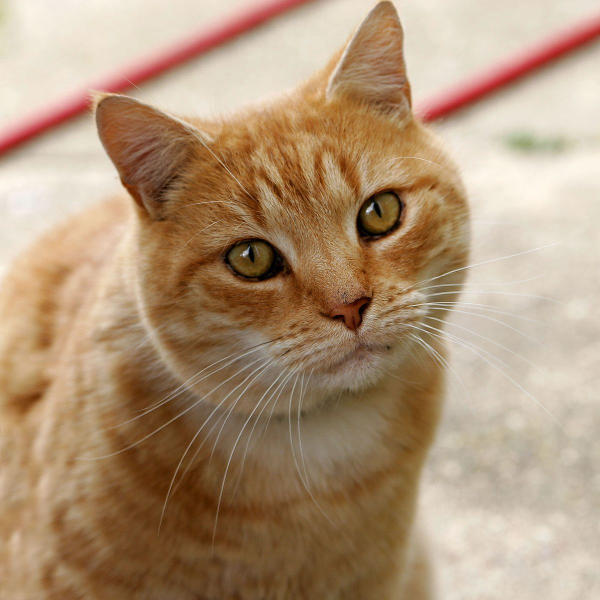
#> input picture Photos/cat.jpeg, 1200 x 1199 px, found by its file name (shown at 1/2 size)
$ python transformations.py
#> lines starting #> are read from the running program, lines starting #| are printed output that depends on the picture
import cv2 as cv
import numpy as np

img = cv.imread('Photos/cat.jpeg')
#> img is the input picture: shape (1199, 1200, 3); mean B, G, R 120.7, 148.8, 175.9

cv.imshow('Cat', img)

# Translation
def translate(img, x, y):
#> called with x = 100, y = 100
    transMat = np.float32([[1, 0, x], [0, 1, y]])
    dims = (img.shape[1], img.shape[0])
#> dims = (1200, 1199)
    return cv.warpAffine(img, transMat, dims)
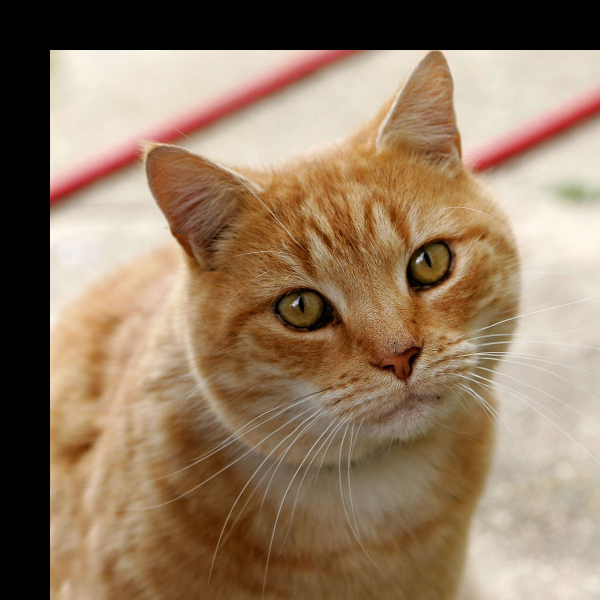
#> returned value: shape (1199, 1200, 3) (shown at 1/2 size); mean of channels 0, 1, 2 98.6, 123, 146.8; drawn as B, G, R

translated = translate(img, 100, 100)
cv.imshow('Translated', translated)

# Rotation
def rotate(img, angle, rotPoint=None):
#> called with angle = 45
    (height, width) = img.shape[:2]
#> height = 1199; width = 1200

    if rotPoint is None:
        rotPoint = (width//2, height//2)
#> rotPoint = (600, 599)

    rotMat = cv.getRotationMatrix2D(rotPoint, angle, 1.0)
    dims = (width, height)
#> dims = (1200, 1199)

    return cv.warpAffine(img, rotMat, dims)
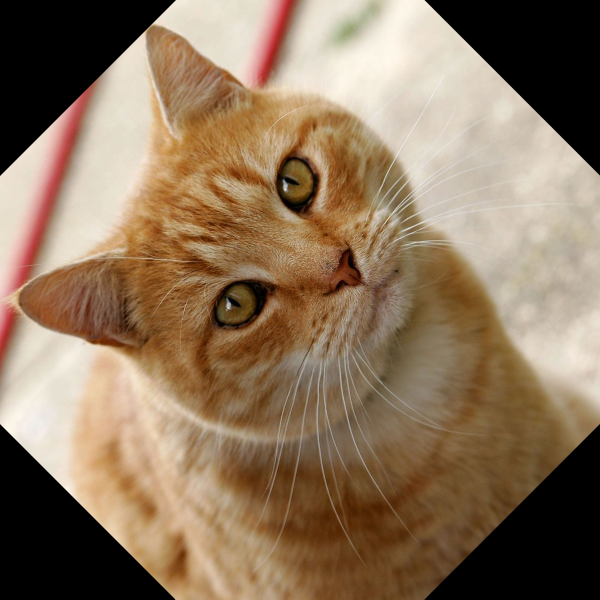
#> returned value: shape (1199, 1200, 3) (shown at 1/2 size); mean of channels 0, 1, 2 92.7, 117.3, 140.6; drawn as B, G, R

rotated = rotate(img, 45)
cv.imshow('Rotated', rotated)

# Resizing
resized = cv.resize(img, (500, 500), interpolation=cv.INTER_CUBIC)
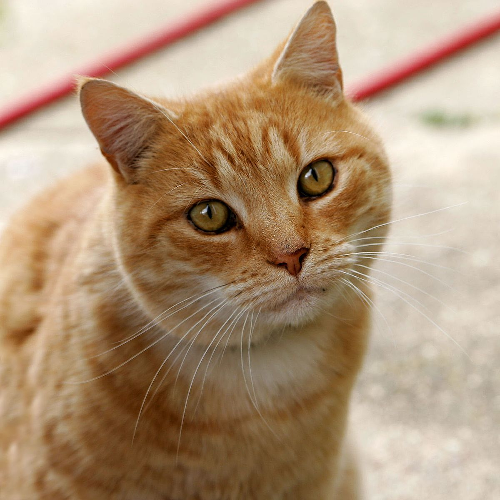
#> resized: shape (500, 500, 3); mean B, G, R 120.7, 148.8, 175.9
cv.imshow('Resized', resized)

# Flipping
# 2nd arg is 0 - flip vert, 1 - horiz , 2 - both
flip = cv.flip(img, 0)
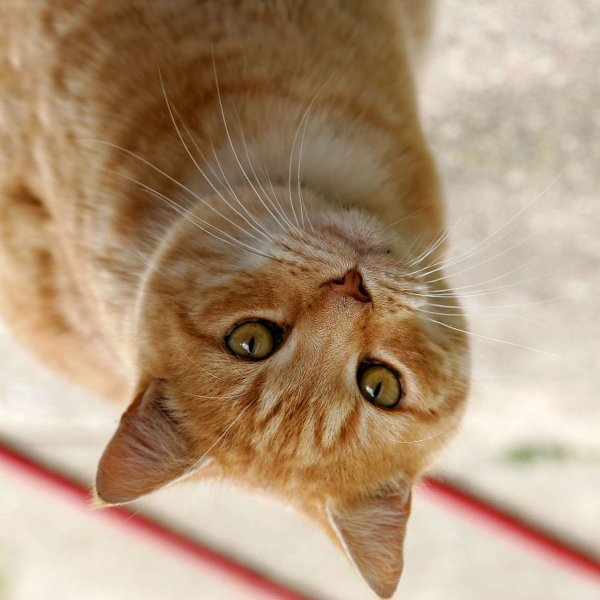
#> flip: shape (1199, 1200, 3) (shown at 1/2 size); mean B, G, R 120.7, 148.8, 175.9
cv.imshow('Flip', flip)

# Cropping
cropped = img[50:200, 200:400]
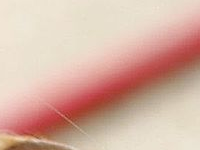
#> cropped: shape (150, 200, 3); mean B, G, R 163.7, 178.1, 214.4
cv.imshow('Cropped', cropped)


cv.waitKey(3000)

$ run again, with Photos/people.jpeg copied over Photos/cat.jpeg
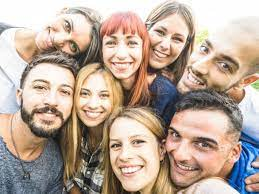
#> input picture Photos/people.jpeg, 259 x 194 px, found by its file name
#> img is the input picture: shape (194, 259, 3); mean B, G, R 153.4, 167.2, 185.7
#> `flip = cv.flip(img, 0)`:
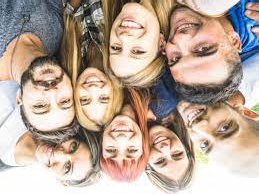
#> flip: shape (194, 259, 3); mean B, G, R 153.4, 167.2, 185.7
#> `cropped = img[50:200, 200:400]`:
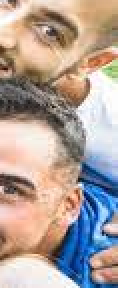
#> cropped: shape (144, 59, 3) (shown 2 times larger); mean B, G, R 153.7, 160.7, 175.9
